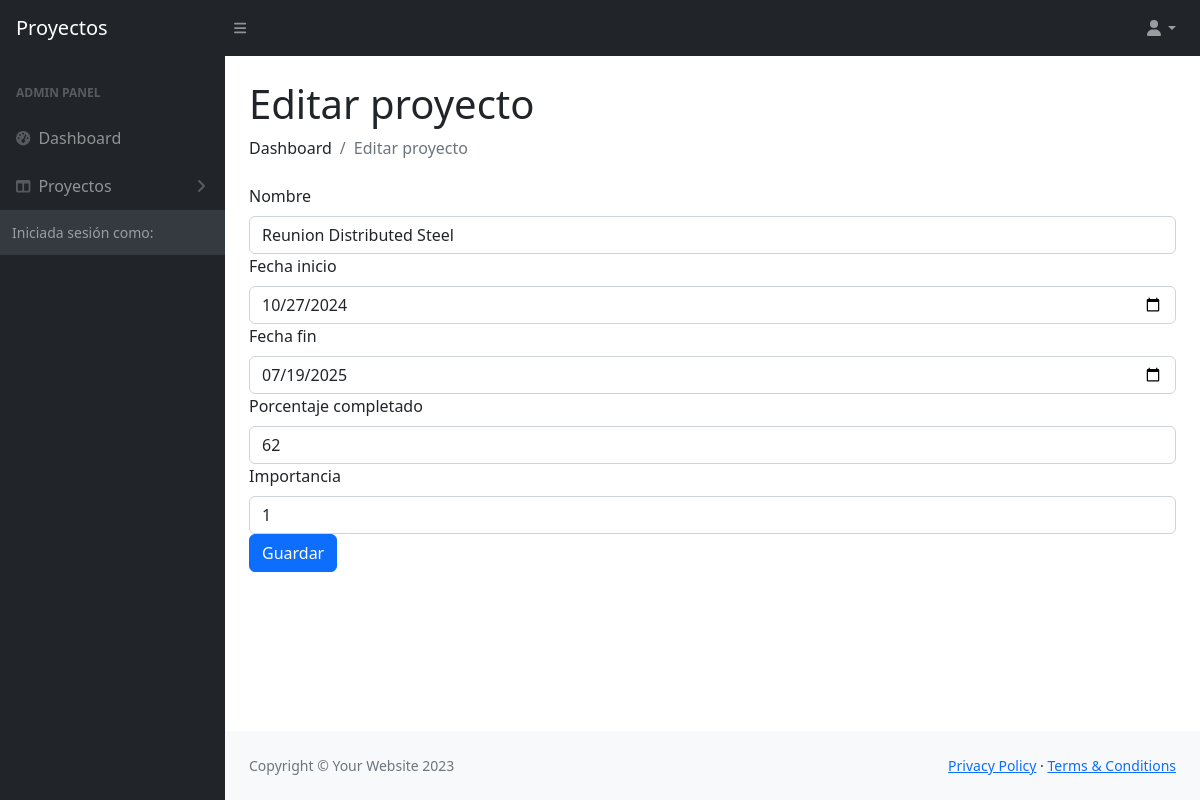
Page /tema3/practica1/editar-proyecto.php?id=2 (signed in) on the committed database.
### tables this page shows
CREATE TABLE `proyectos` (
  `id` int(10) NOT NULL AUTO_INCREMENT,
  `nombre` varchar(100) NOT NULL,
  `fecha_inicio` date NOT NULL,
  `fecha_fin_prevista` date NOT NULL,
  `porcentaje_completado` tinyint(3) NOT NULL,
  `importancia` tinyint(1) NOT NULL,
  `id_usuario` int(10) NOT NULL,
  PRIMARY KEY (`id`),
  KEY `id_usuario` (`id_usuario`),
  CONSTRAINT `id_usuario` FOREIGN KEY (`id_usuario`) REFERENCES `usuarios` (`id`) ON DELETE CASCADE ON UPDATE CASCADE
);

### src/tema3/practica1/modelo.php (called while the page is built, shortened)
<?php
function conectarDB() {
  try {
    $dsn = "mysql:host=mariadb:3306;dbname=practica1-db-gabriel;charset=utf8mb4";
    $dbh = new PDO($dsn, "root", "mysql?");
    $dbh->setAttribute(PDO::ATTR_ERRMODE, PDO::ERRMODE_EXCEPTION);
    return $dbh;
  } catch (PDOException $e){
    return null;
  }
}
function getProyectoPorId($id) {
  $dbh = conectarDB();
  $stmt = $dbh->prepare("SELECT * FROM proyectos WHERE id = :id");
  $stmt->bindParam(":id", $id);
  $stmt->setFetchMode(PDO::FETCH_ASSOC);
  $stmt->execute();
  return $stmt->fetch();
}

### src/tema3/practica1/editar-proyecto.php (the view, shortened to what this page needs)
<?php
include_once "modelo.php";
$proyecto = getProyectoPorId($_GET["id"]);
include "cabecera.php";
?>
  <div id="layoutSidenav_content">
  <main>
    <div class="container-fluid px-4">
      <h1 class="mt-4">Editar proyecto</h1>
      <ol class="breadcrumb mb-4">
        <li class="breadcrumb-item">Dashboard</li>
        <li class="breadcrumb-item active">Editar proyecto</li>
      </ol>
      <?php
      if (is_null($proyecto)) {
        echo "<h4 class='text-danger'>Error al obtener el proyecto</h4>";
        echo "<a href='proyectos.php'>Volver</a>";
      } else if(!$proyecto) {
        echo "<h4 class='text-danger'>El proyecto no existe</h4>";
        echo "<a href='proyectos.php'>Volver</a>";
      } else { ?>
        <form method="post" action="controlador.php" name="editar-proyecto">
          <div class="form-group">
            <label for="nombre" class="form-label">Nombre</label>
            <input type="text" class="form-control" id="nombre" name="nombre" value="<?php echo $proyecto["nombre"]; ?>" required>
          </div>
          <div class="form-group">
            <label for="fecha-inicio" class="form-label">Fecha inicio</label>
            <input type="date" class="form-control" id="fecha-inicio" name="fecha-inicio" value="<?php echo $proyecto["fecha_inicio"]; ?>" required>
          </div>
          <div class="form-group">
            <label for="fecha-fin" class="form-label">Fecha fin</label>
            <input type="date" class="form-control" id="fecha-fin" name="fecha-fin" value="<?php echo $proyecto["fecha_fin_prevista"]; ?>" required>
          </div>
          <div class="form-group">
            <label for="porcentaje-completado" class="form-label">Porcentaje completado</label>
            <input type="number" class="form-control" id="porcentaje-completado" name="porcentaje-completado" value="<?php echo $proyecto["porcentaje_completado"]; ?>" required min="0" max="100">
          </div>
          <div class="form-group">
            <label for="importancia" class="form-label">Importancia</label>
            <input type="number" class="form-control" id="importancia" name="importancia" value="<?php echo $proyecto["importancia"]; ?>" required min="1" max="5">
          </div>
          <div class="form-group">
            <button type="submit" class="btn btn-primary" name="editar-proyecto">Guardar</button>
          </div>
        </form>
      <?php
      }
      ?>
    </div>
  </main>
<?php
include "pie.php";
?>

### rows in the picture
proyectos: nombre "Reunion Distributed Steel", fecha-inicio "10/27/2024", fecha-fin "07/19/2025", porcentaje-completado "62", importancia "1"
